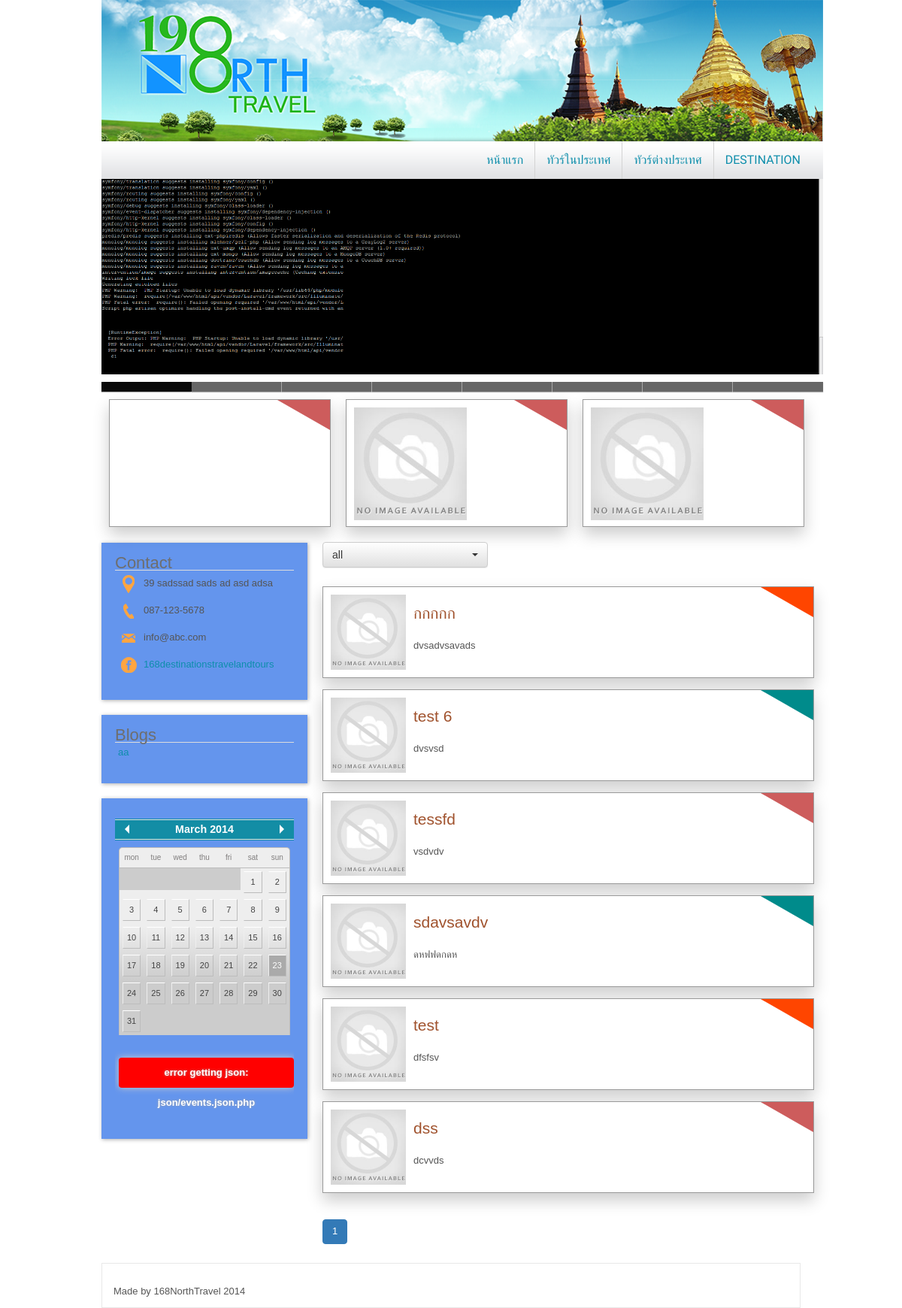
The page / on the database its author committed.
### tables this page shows
CREATE TABLE IF NOT EXISTS `menu` (
  `id` int(11) NOT NULL AUTO_INCREMENT,
  `name` varchar(255) NOT NULL,
  `content` longtext NOT NULL,
  `display` tinyint(1) NOT NULL DEFAULT '1',
  PRIMARY KEY (`id`)
);

CREATE TABLE IF NOT EXISTS `promotion` (
  `id` int(11) NOT NULL AUTO_INCREMENT,
  `title` varchar(255) NOT NULL,
  `description` varchar(255) NOT NULL,
  `content` longtext NOT NULL,
  `picture` varchar(255) NOT NULL,
  `color` varchar(255) NOT NULL,
  `tags` varchar(255) NOT NULL,
  `created_at` datetime NOT NULL,
  `updated_at` datetime NOT NULL,
  `is_main` tinyint(1) NOT NULL,
  PRIMARY KEY (`id`)
);

CREATE TABLE IF NOT EXISTS `blog` (
  `id` int(11) NOT NULL AUTO_INCREMENT,
  `author` varchar(255) NOT NULL,
  `title` varchar(255) NOT NULL,
  `content` longtext NOT NULL,
  `created_at` datetime NOT NULL,
  `updated_at` datetime NOT NULL,
  PRIMARY KEY (`id`)
);

### class/INI.class.php (called while the page is built, shortened)
<?php
class INI {
    static function read($filename) {
        $ini = array();
        $lines = file($filename);
        $section = 'default';
        $multi = '';
        foreach($lines as $line) {
            if (substr($line, 0, 1) !== ';') {
                $line = str_replace("\r", "", str_replace("\n", "", $line));
                if (preg_match('/^\[(.*)\]/', $line, $m)) {
                    $section = $m[1];
                } else if ($multi === '' && preg_match('/^([a-z0-9_.\[\]-]+)\s*=\s*(.*)$/i', $line, $m)) {
                    $key = $m[1];
                    $val = $m[2];
                    if (substr($val, -1) !== "\\") {
                        $val = trim($val);
                        INI::manage_keys($ini[$section], $key, $val);
                        $multi = '';
                    } else {
                        $multi = substr($val, 0, -1)."\n";
                    }
                } else if ($multi !== '') {
                    if (substr($line, -1) === "\\") {
                        $multi .= substr($line, 0, -1)."\n";
                    } else {
                        INI::manage_keys($ini[$section], $key, $multi.$line);
                        $multi = '';
                    }
                }
            }
        }
        $consts = array();
        array_walk_recursive($ini, array('INI', 'replace_consts'), $consts);
        return $ini;
    }
    static function get_value($val) {
        if (preg_match('/^-?[0-9]$/i', $val)) { return intval($val); }
        else if (strtolower($val) === 'true') { return true; }
        else if (strtolower($val) === 'false') { return false; }
        else if (preg_match('/^"(.*)"$/i', $val, $m)) { return $m[1]; }
        else if (preg_match('/^\'(.*)\'$/i', $val, $m)) { return $m[1]; }
        return $val;
    }
    static function get_key($val) {
        return $val;
    }
    static function manage_keys(& $ini, $key, $val) {
        if (preg_match('/^([a-z0-9_-]+)\.(.*)$/i', $key, $m)) {
            INI::manage_keys($ini[$m[1]], $m[2], $val);
        } else if (preg_match('/^([a-z0-9_-]+)\[(.*)\]$/i', $key, $m)) {
            if ($m[2] !== '') {
                $ini[$m[1]][INI::get_key($m[2])] = INI::get_value($val);
            } else {
                $ini[$m[1]][] = INI::get_value($val);
            }
        } else {
            $ini[INI::get_key($key)] = INI::get_value($val);
        }
    }
}

### class/Db.class.php (called while the page is built, shortened)
<?php
class DB
{
	private $pdo;
	private $sQuery;
		private function Connect()
		{
			$this->settings = parse_ini_file("settings.ini.php");
			$dsn = 'mysql:dbname='.$this->settings["dbname"].';host='.$this->settings["host"].'';
			try
			{
				$this->pdo = new PDO($dsn, $this->settings["user"], $this->settings["password"], array(PDO::MYSQL_ATTR_INIT_COMMAND => "SET NAMES utf8"));
				$this->pdo->setAttribute(PDO::ATTR_ERRMODE, PDO::ERRMODE_EXCEPTION);
				$this->pdo->setAttribute(PDO::ATTR_EMULATE_PREPARES, false);
				$this->bConnected = true;
			}
			catch (PDOException $e)
			{
				echo $this->ExceptionLog($e->getMessage());
				die();
			}
		}
		private function Init($query,$parameters = "")
		{
		try {
				$this->sQuery = $this->pdo->prepare($query);
				$this->succes 	= $this->sQuery->execute();
			}
			catch(PDOException $e)
			{
					echo $this->ExceptionLog($e->getMessage(), $query );
					die();
			}
		}
		public function query($query,$params = null, $fetchmode = PDO::FETCH_ASSOC)
		{
			$query = trim($query);
			$this->Init($query,$params);
			$statement = strtolower(substr($query, 0 , 6));
			if ($statement === 'select') {
				return $this->sQuery->fetchAll($fetchmode);
			}
			elseif ( $statement === 'insert' ||  $statement === 'update' || $statement === 'delete' ) {
				return $this->sQuery->rowCount();
			}
			else {
				return NULL;
			}
		}
		public function row($query,$params = null,$fetchmode = PDO::FETCH_ASSOC)
		{
			$this->Init($query,$params);
			return $this->sQuery->fetch($fetchmode);
		}
}
?>

### index.php (the view, shortened to what this page needs)
<?php
include_once("class/Db.class.php");
include_once("class/INI.class.php");
$promotion_style = INI::read("admin/c/setting/promotion_style.ini");
$promotion_style = @$promotion_style["promotion_style"];
$db = new DB();
$page = 0;
$limit = (@$promotion_style["display_per_page"])? $promotion_style["display_per_page"]: 5;
$offset = $page*$limit;
if(empty($_GET['tag'])){
    $pcount = $db->row("SELECT COUNT(*) as c FROM promotion WHERE is_main=0");
    $pcount = $pcount["c"]/$limit;
    $promotions = $db->query("SELECT * FROM promotion WHERE is_main=0 order by updated_at desc limit {$offset},{$limit}");
}
else {
    $pcount = $db->row("SELECT COUNT(*) as c FROM promotion WHERE is_main=0 AND tags LIKE '%".$_GET["tag"]."%'");
    $pcount = $pcount["c"]/$limit;
    $promotions = $db->query("SELECT * FROM promotion WHERE is_main=0 AND tags LIKE '%".$_GET["tag"]."%' order by updated_at desc limit {$offset},{$limit}");
}
?>
<!DOCTYPE html>
<html>
<head>
    <?php include("layout/meta.php");?>
</head>
<body>
<div class="container">
    <?php include("layout/header.php");?>
    <div>
        <div id="leftMenu">
            <?php include("layout/left.php");?>
        </div>
        <div id="mainContent" >
            <div class="rightBlockTop">
                <select class="selectpicker">
                    <option value="0" <?php if(!isset($_GET["tag"])) echo "selected";?>>all</option>
                </select
            </div>
            <div class="rightBlock">
                <?php foreach($promotions as $key => $value){
                    if(empty($value["picture"])){
                        $value["picture"] = "default.jpg";
                    }
                ?>
                <div class="offer offer-default">
                    <div class="shape" style="border-color: rgba(255,255,255,0) <?php echo $value["color"];?> rgba(255,255,255,0) rgba(255,255,255,0);">
                    </div>
                    <div class="imgoffer">
                        <a href="promotion.php?id=<?php echo $value["id"];?>" style="color: <?php echo $promotion_style["title_color"];?>"><img src="picture/<?php echo $value["picture"];?>"></a>
                    </div>
                    <div class="offer-content">
                        <h3 class="lead">
                            <a href="promotion.php?id=<?php echo $value["id"];?>" style="color: <?php echo $promotion_style["title_color"];?>"><?php echo $value["title"];?></a>
                        </h3>
                        <p>
                            <?php echo $value["description"];?>
                        </p>
                    </div>
                </div>
                <?php }?>
                <ul class="pagination">
                    <?php for($i=0; $i<$pcount; $i++){?>
                    <li <?php if($page==$i) echo "class='active'";?>>
                        <a href="index.php?<?php
                        $bq = array("page"=> $i);
                        echo http_build_query($bq);?>"
                        ><?php echo $i+1;?></a></li>
                    <?php }?>
                </ul>
            </div>
        </div>
    </div>
    <?php include_once("layout/footer.php");?>
</div>
</body>
</html>

### layout/header.php (shortened to what this page needs)
<?php
include_once("class/INI.class.php");
$page_style = INI::read("admin/c/setting/page_style.ini");
$page_style = @$page_style["page_style"];
$gallery = INI::read("admin/gallery.ini");
$menu = $db->query("select * from menu");
$menu_lv2 = $db->query("select * from menu_lv2");
foreach($menu as $key => $value){
    $submenu = array();
    foreach($menu_lv2 as $key2 => $value2){
        if($value["id"]==$value2["menu_id"]){
            $submenu[] = $value2;
        }
        if(count($submenu)>0){
            $menu[$key]["submenu"] = $submenu;
        }
    }
}
$main_pro = $db->query("select * from promotion where is_main=1 order by updated_at desc limit 3");
?>
<div>
    <?php $srcHeader = "images/logobanner.png";
    if(@$page_style["header_picture"]){
        $srcHeader = "picture/".$page_style["header_picture"];
    }?>
    <img src="<?php echo $srcHeader;?>" style="width: 960px;">
</div>
<div id="topMenu" class="navbar-collapse">
    <ul class="nav navbar-nav pull-right">
        <li><a href="index.php">หน้าแรก</a></li>
        <?php foreach($menu as $key=> $value){ if($value['display']==0) continue; ?>
            <li class="dropdown">
                <?php if(isset($value["submenu"]) && is_array($value["submenu"])){?>
                    <a class="dropdown-toggle" data-toggle="dropdown" href="#"><?php echo $value["name"];?></a>
                <?php }else{?>
                    <a href="page.php?type=menu&id=<?php echo $value["id"];?>"><?php echo $value["name"];?></a>
                <?php }?>
            </li>
        <?php }?>
    </ul>
    <div class="clearfix"></div>
</div>
<div>
    <div id="ei-slider" class="ei-slider" style="height: 260px;">
        <ul class="ei-slider-large">
            <?php foreach($gallery["img"] as $key=> $value){?>
                <li>
                    <a href="<?php echo $value["title"];?>" target="_blank">
                        <img src="gallery/<?php echo $value["img"];?>" alt="<?php echo $key;?>"/>
                    </a>
                </li>
            <?php }?>
        </ul>
        <ul class="ei-slider-thumbs">
            <li class="ei-slider-element">Current</li>
            <?php foreach($gallery["img"] as $key=> $value){?>
                <li><a href="#"><?php echo $value["title"];?></a><img src="gallery/<?php echo $value["img"];?>" alt="<?php echo $key;?>" /></li>
            <?php }?>
        </ul>
    </div>
    <div class="" style="width: 960px;">
        <?php foreach($main_pro as $key => $value){
            if(empty($value["picture"])){
                $value["picture"] = "default.jpg";
            }?>
        <div class="offer offer-default pull-left" style="width: 295px; height: 170px; padding: 10px; margin: 10px; position: relative;">
            <div class="shape" style="border-color: rgba(255,255,255,0) <?php echo $value["color"];?> rgba(255,255,255,0) rgba(255,255,255,0); position: absolute; right: 0; top: 0; z-index: 1;">
            </div>
            <div class="imgoffer-1">
                <a href="promotion.php?id=<?php echo $value["id"];?>"><img src="picture/<?php echo $value["picture"];?>"></a>
            </div>
        </div>
        <?php }?>
    </div>
</div>

### layout/left.php (shortened to what this page needs)
<?php
include_once("class/INI.class.php");
$blogs = $db->query("SELECT * FROM blog");
?>
<div class="leftBlock">
    <div style="font-size: 22px;color: #6E6E6E;border-bottom: 1px solid #ddd;">Contact</div>
    <ul>
        <li><img src="images/MapPin.png" />39 sadssad sads ad asd adsa</li>
        <li><img src="images/TelIcon.png" />087-123-5678</li>
        <li style="position: relative; cursor: pointer;">
            <span class="triggerMailBlock"><img src="images/EmailIcon.png" />info@abc.com</span>
        </li>
        <li><img src="images/facebook-circle-512.png" /><a href="http://www.facebook.com/168destinationstravelandtours">168destinationstravelandtours</a></li>
    </ul>
</div>
<div class="leftBlock" style="margin-top: 20px;margin-bottom: 20px;">
    <div style="font-size: 22px;color: #6E6E6E;border-color: #999999;border-bottom: 1px solid #ddd;">Blogs</div>
    <ul>
        <?php foreach($blogs as $key => $value){?>
            <li><a href="blog.php?id=<?php echo $value["id"];?>"><?php echo $value["title"];?></a></li>
        <?php }?>
    </ul>
</div>
<div class="leftBlockCar" style="margin-top: 20px;margin-bottom: 20px;">
    <div id="eventCalendarDefault"></div>
</div>

### rows shown on the page
menu: name "ทัวร์ในประเทศ"
menu: name "ทัวร์ต่างประเทศ"
menu: name "DESTINATION"
blog: title "aa"
promotion: title "กกกกก", description "dvsadvsavads"
promotion: title "test 6", description "dvsvsd"
promotion: title "tessfd", description "vsdvdv"
promotion: title "sdavsavdv", description "ดหฟฟดกดห"
promotion: title "test", description "dfsfsv"
promotion: title "dss", description "dcvvds"
